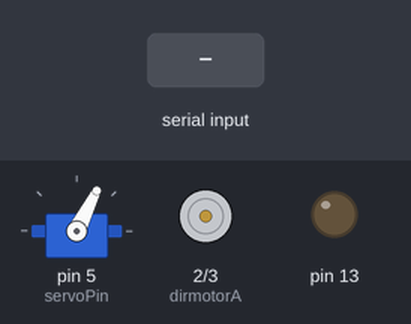
A sketch run on a simulated Arduino Uno, built with avr-gcc and run on an emulated ATmega328P. Parts: servo, direction and speed pins drawn as motors (green arrow = direction pin HIGH = forward, orange = LOW = backward, longer = more drive), output pins drawn as LEDs (lit = HIGH). Inputs (shaded band) come from the test bench.

Above: at 1.2 s.
1.3 s: "S90\n" received over Serial
At 3.5 s:
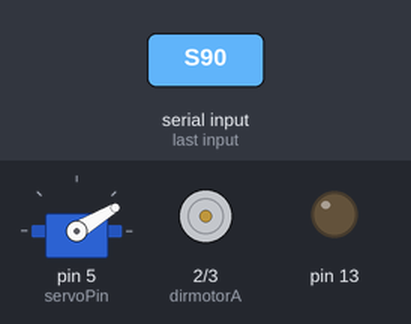
3.8 s: "S,45\n" received over Serial
At 4.8 s:
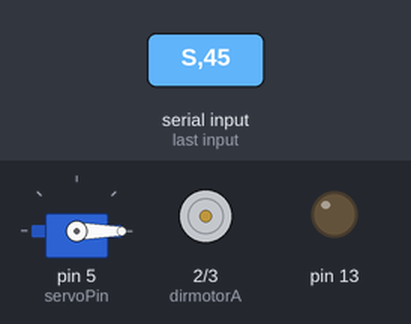
5.3 s: "M90\n" received over Serial
At 6.42 s:
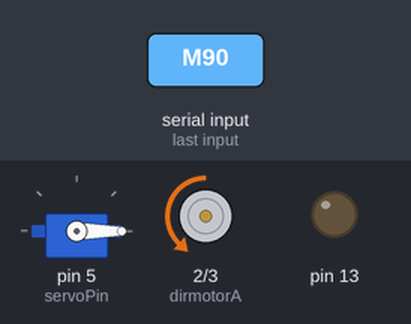
Timing chart, 0 to 8.3 s (numbered marks = the images above; inputs shaded):
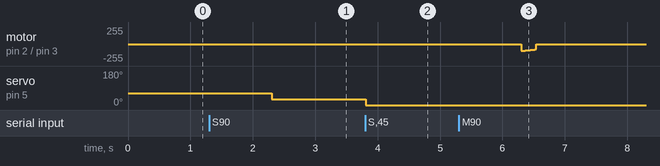

Measured:
- after the input at 1.3 s, servo on pin 5 (servoPin): 63° → 31° after 1.0 s
- after the input at 3.8 s, servo on pin 5 (servoPin): 31° → 0° at once

The sketch:

workspace_licenta.ino
```cpp
#include <Servo.h>

#define viteza_mica 103
#define viteza_micaB 150
#define viteza_mare 255
#define viteza_mareB 150

int servoPin = 5;
Servo Servo1;

float c;

//motor MARE
int dirmotorA=2;
int pwmmotorA=3;

//Char control
char receivedMessage[7];
char *ptr = 0;
double steering = 0;
double m_speed = 0;
int test,val;

void slowdown(int viteza)
{
    for (int i=viteza; i>=80; i--)
    {
      analogWrite(pwmmotorA,i);
      delay(10);
    }
    analogWrite(pwmmotorA,0);
}

void setup()
{
  pinMode(dirmotorA,OUTPUT);
  pinMode(pwmmotorA,OUTPUT);
  Servo1.attach(servoPin);
  Servo1.write(63);

  pinMode(13,OUTPUT);
  Serial.begin(9600);
}

void loop()
{
  if (Serial.available())
  {

    memset(receivedMessage, '\0', sizeof(receivedMessage));
    Serial.readBytesUntil('\r', receivedMessage, 5);

    ptr = &(receivedMessage[0]);
    if(*ptr == 'S')
    {
      ptr++;

      steering = 0;
      for(int i = strlen(ptr)-1; *ptr != '\0'; i--)
      {
        steering += (*ptr++ - '0') * pow(10,i);
      }
      steering = round(steering);
      Servo1.write(steering);
      delay(10);
    }
    else if(*ptr == 'M')
    {
      ptr++;

      m_speed = 0;
      for(int i = strlen(ptr)-1; *ptr != '\0'; i--)
      {
        m_speed += (*ptr++ - '0') * pow(10,i);
      }
      m_speed = round(m_speed);
      if(m_speed == 200)
      {
        digitalWrite(13,HIGH);
        digitalWrite(dirmotorA,LOW);
        analogWrite(pwmmotorA,viteza_mica);
      }
      else
      {
        digitalWrite(13,LOW);
        slowdown(viteza_mica);
      }
    }
  }

}
```
